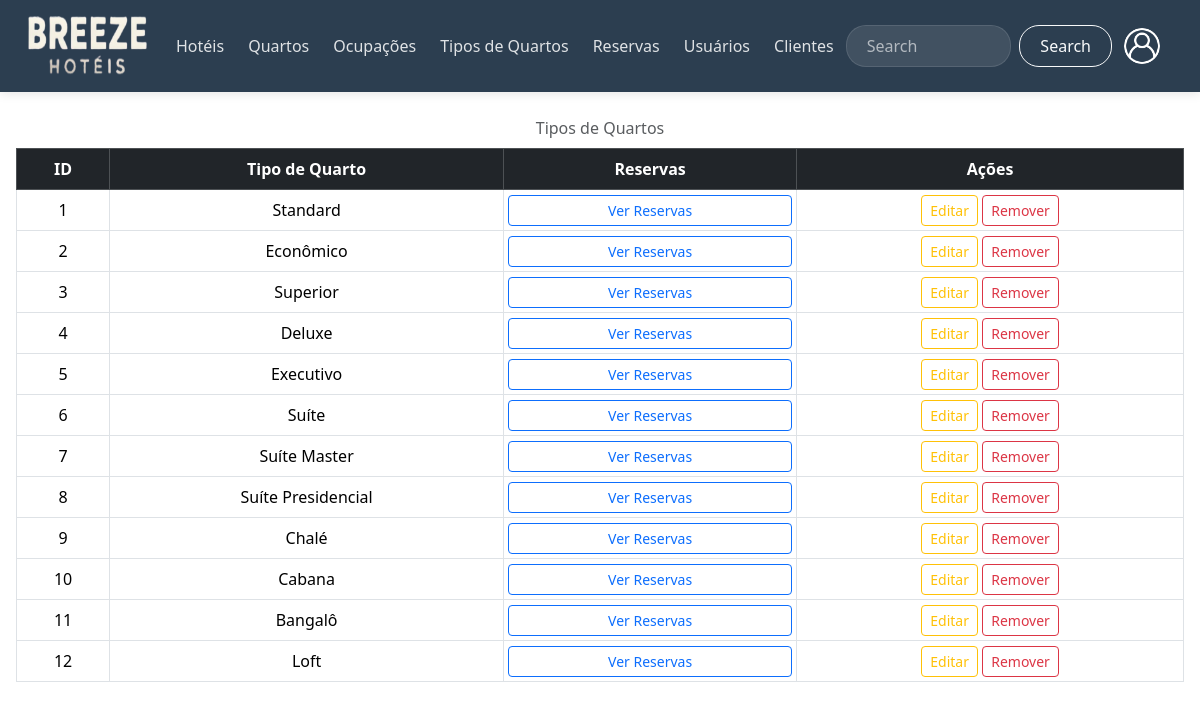
The page /codes/pages/adm/read/tquartos.php (signed in) on the database as committed earlier.
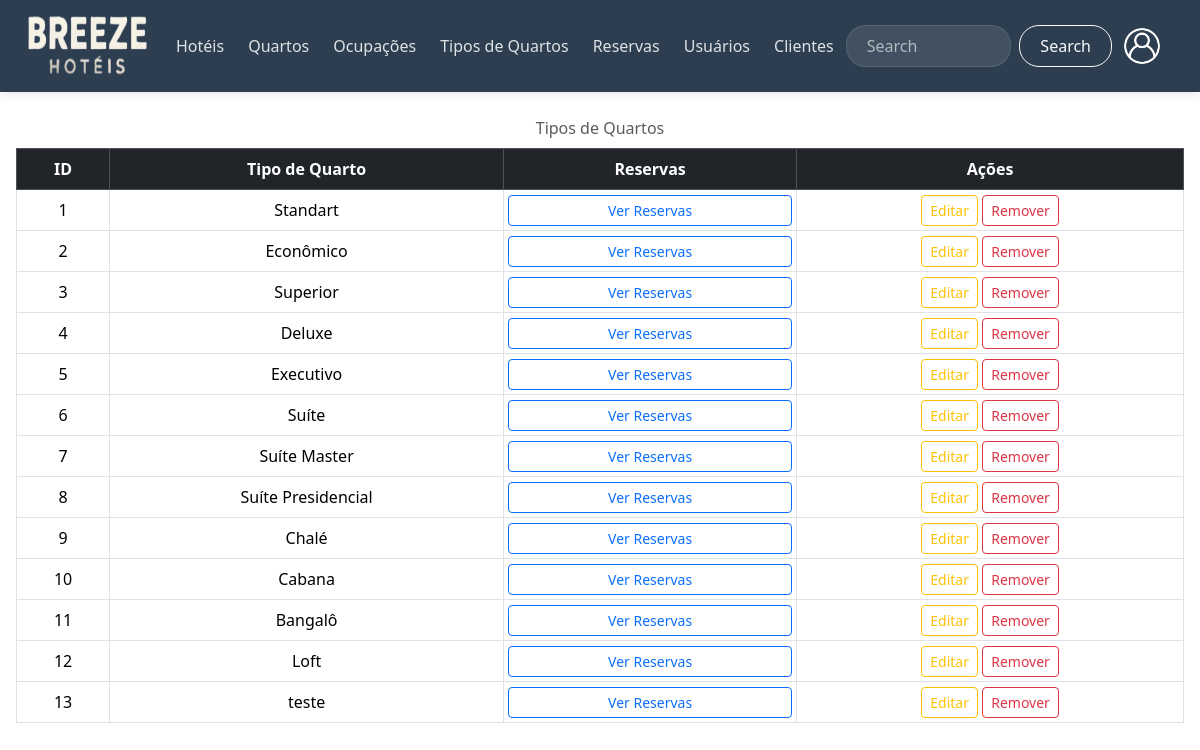
The same page on the database as committed later.
### tables this page shows
CREATE TABLE `tipo_quarto` (
  `idtipo_quarto` int(11) NOT NULL,
  `tipoQuarto` varchar(255) NOT NULL
);

### codes/pages/adm/read/tquartos.php (the view, shortened to what the changed rows need)
<?php
include __DIR__ . "/../../../conn/conn.php";
?>
<!DOCTYPE html>
<html lang="pt-br">
<head>
  <link href="https://cdn.jsdelivr.net/npm/bootstrap@5.3.5/dist/css/bootstrap.min.css" rel="stylesheet">
  <link href="/breeze/codes/css/hospedes.css?v=<?= time() ?>" defer rel="stylesheet">
</head>
<body>
  <main class="w-100 m-auto form-container">
    <table class="table table-bordered align-middle caption-top mb-0">
      <thead class="table-dark text-center">
        <tr>
          <th class="sortable"> ID </th>
          <th class="sortable"> Tipo de Quarto </th>
          <th> Reservas </th>
          <th> Ações </th>
        </tr>
      </thead>
      <tbody>
        <?php
          try {
            $sql = "SELECT idtipo_quarto, tipoQuarto
                    FROM tipo_quarto";
            $stmt = $conn->prepare($sql);
            if ($stmt->execute()) {
                $tipoQuarto = $stmt->fetchAll(PDO::FETCH_ASSOC);
            } else {
                $tipoQuarto = [];
            }
            if ($tipoQuarto) {
              foreach ($tipoQuarto as $row) {
                echo '<tr class="text-center align-middle">
                        <td>'.$row["idtipo_quarto"].'</td>
                        <td>'.$row["tipoQuarto"].'</td>
                        <td class="p-1">
                          <button class="btn btn-outline-primary btn-sm w-100 ver-reservas-btn" reservas="'.$row["idtipo_quarto"].'" data-bs-toggle="modal" data-bs-target="#modalReservas">
                            Ver Reservas
                          </button>
                        </td>
                        <td class="p-1">
                          <button class="btn btn-outline-warning btn-sm w-49 btn-editar" editar="' . htmlspecialchars($row["idtipo_quarto"]) . '" data-bs-toggle="modal" data-bs-target="#modalEditar">
                            Editar
                          </button>
                          <button class="btn btn-outline-danger btn-sm w-49 btn-remover" remover="' . $row["idtipo_quarto"] . '" data-bs-toggle="modal" data-bs-target="#modalRemover">
                            Remover
                          </button>
                        </td>
                      </tr>';
            }
            } else {
                echo "<tr><td colspan='4' class='text-center'> Nenhum tipo de quarto cadastrado. </td></tr>";
            }
        } catch (PDOException $e) {
            echo "<tr><td colspan='4' class='text-danger'> Erro ao buscar tipos de quartos: " . $e->getMessage() . "</td></tr>";
        }
        ?>
      </tbody>
      <caption class="text-center"> Tipos de Quartos </caption>
    </table>
  </main>
</body>
</html>

Rows that differ between the two databases and show on the page:
changed tipo_quarto id 1: tipoQuarto "Standard" → "Standart"
added tipo_quarto: idtipo_quarto "13", tipoQuarto "teste"
